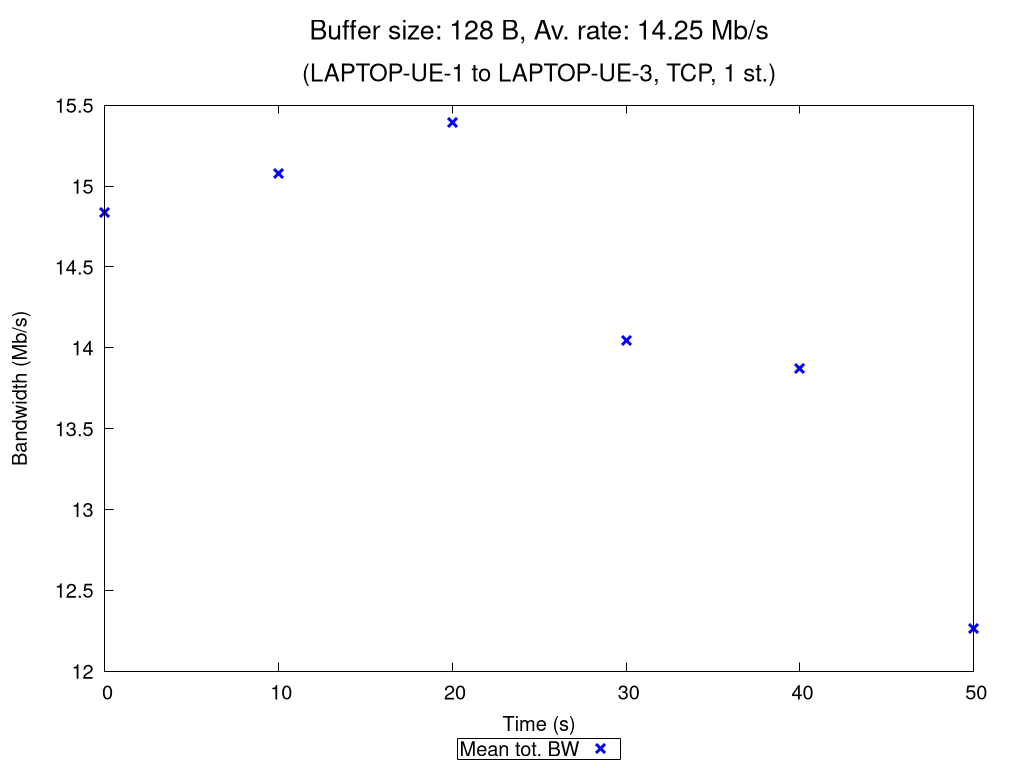

Write the gnuplot code that produced this figure.
set terminal pngcairo nocrop enhanced size 1024,768 font "Verdana,15"
set output "TCP_1_st_2020_10_06_16-04-51_one2two_00128B.png"

set title "{/=20 Buffer size: 128 B, Av. rate: 14.25 Mb/s}\n\n{/=18 (LAPTOP-UE-1 to LAPTOP-UE-3, TCP, 1 st.)}"

set xlabel "Time (s)"
set ylabel "Bandwidth (Mb/s)"
set ytics nomirror
set key bmargin center horizontal box samplen 1 width -1
set bmargin 4.6
set rmargin 4.5

rf = 1000000.0  # rate factor
set style fill transparent solid 0.2 noborder
set autoscale xfix
plot "TCP_1_st_2020_10_06_16-04-51_one2two_00128B_iperf_processed.dat" using 1:($2/rf-$3/rf):($2/rf+$3/rf) with filledcurves lc rgb "blue" notitle, \
     "" using 1:($2/rf) with points pt 2 ps 1.5 lw 3 lc rgb "blue" title "Mean tot. BW", \
